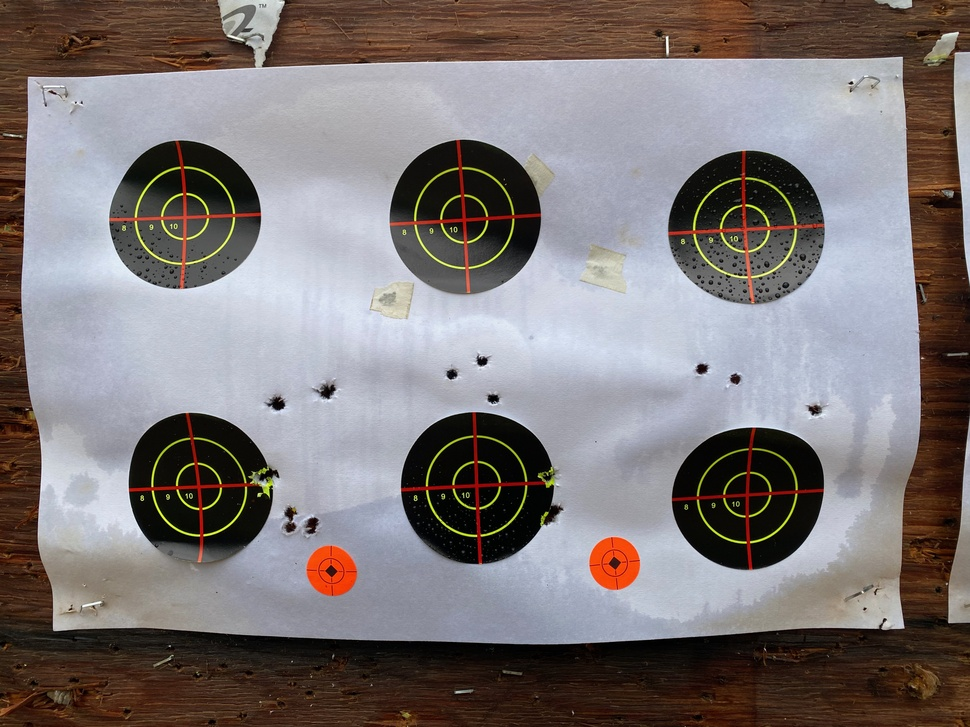
#> input picture raw_data/IMG_0042.jpeg, 970 x 727 px, shrunk from 4032 x 3024 before the run
$ python hough.py
#> lines starting #> are read from the running program, lines starting #| are printed output that depends on the picture
import numpy as np
import cv2 as cv
img = cv.imread('raw_data/IMG_0042.jpeg', cv.IMREAD_GRAYSCALE)
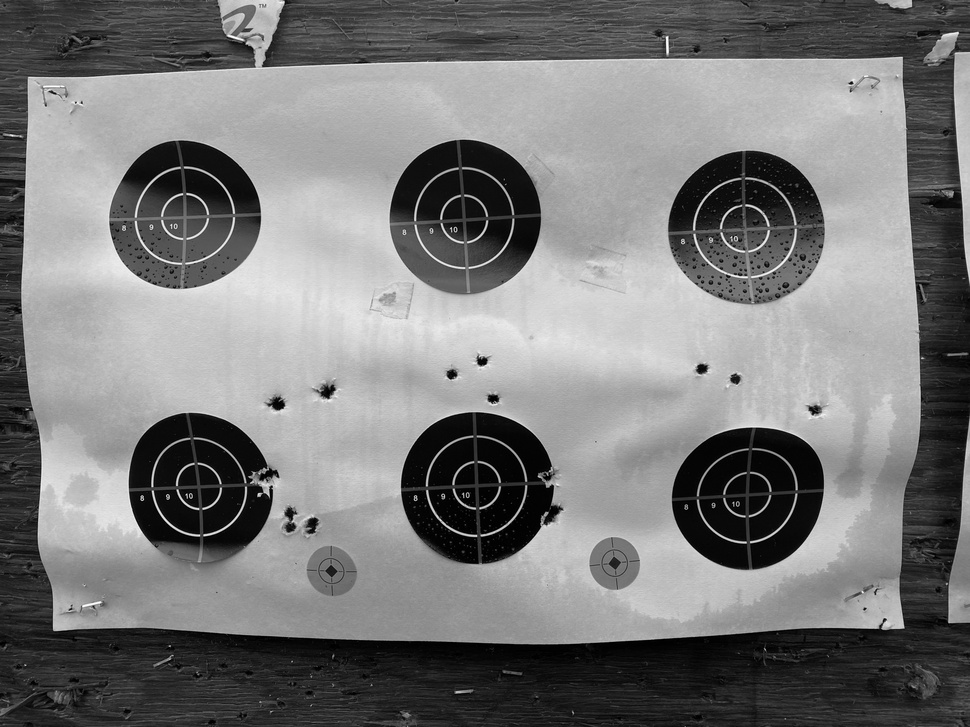
#> img: shape (727, 970); min 0, max 255, mean 122
assert img is not None, "file could not be read, check with os.path.exists()"
img = cv.medianBlur(img,5)
cimg = cv.cvtColor(img,cv.COLOR_GRAY2BGR)
circles = cv.HoughCircles(img,cv.HOUGH_GRADIENT,1,10,
                            param1=45,param2=30,minRadius=30,maxRadius=60)
#> circles = 29 rows, first 8: [475.5, 485.5, 51], [464.5, 217.5, 51.3], [746.5, 228.5, 50.5], [199.5, 488.5, 44.9], [186.5, 215.5, 48], [745.5, 492.5, 48], [751.5, 503.5, 53.7], [209.5, 483.5, 56.1]
circles = np.uint16(np.around(circles))
#> circles = 29 rows, first 8: [476, 486, 51], [464, 218, 51], [746, 228, 50], [200, 488, 45], [186, 216, 48], [746, 492, 48], [752, 504, 54], [210, 484, 56]
for i in circles[0,:]:
    # draw the outer circle
    cv.circle(cimg,(i[0],i[1]),i[2],(0,255,0),2)
    # draw the center of the circle
    cv.circle(cimg,(i[0],i[1]),2,(0,0,255),3)
#> this loop made 29 passes
#> i on passes 1 to 12: [476, 486, 51], [464, 218, 51], [746, 228, 50], [200, 488, 45], [186, 216, 48], [746, 492, 48], [752, 504, 54], [210, 484, 56], [194, 480, 43], [188, 496, 57], [180, 206, 56], [182, 224, 56]
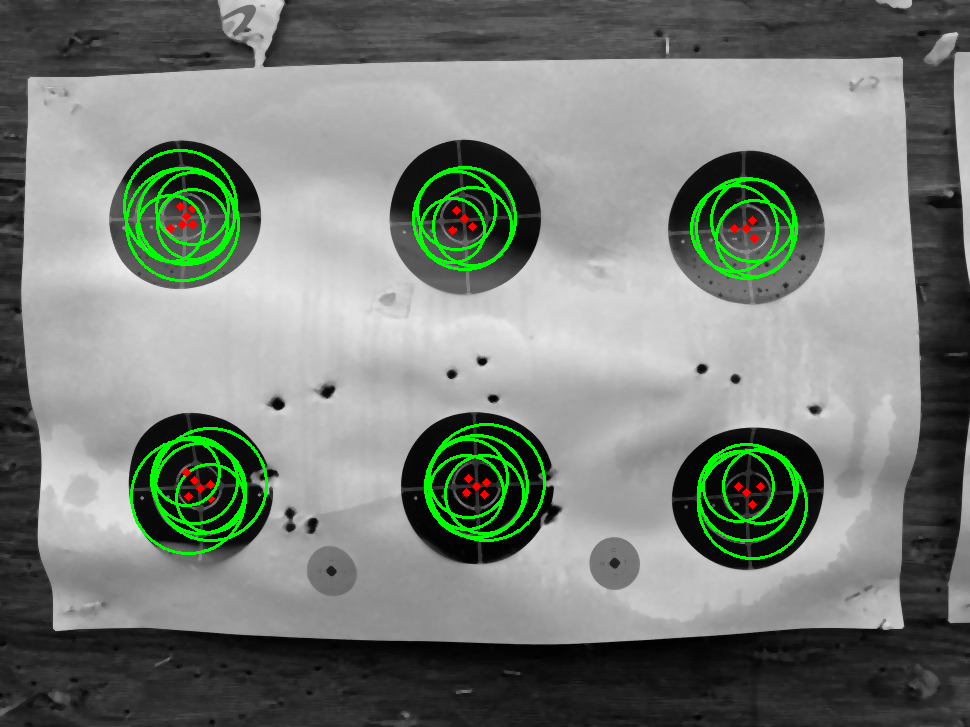
#> cimg: shape (727, 970, 3); mean B, G, R 119.8, 127.2, 120.2
cv.imshow('detected circles',cimg)
cv.waitKey(0)
cv.destroyAllWindows()

$ run again, with raw_data/IMG_0032.jpeg copied over raw_data/IMG_0042.jpeg
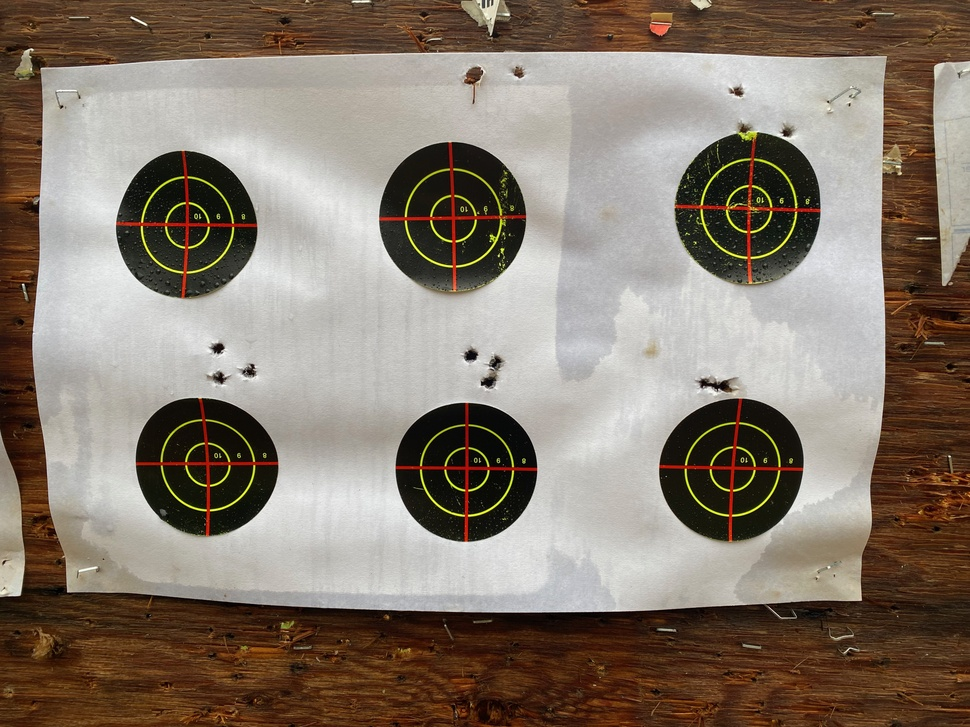
#> input picture raw_data/IMG_0032.jpeg, 970 x 727 px, shrunk from 4032 x 3024 before the run
#> `img = cv.imread('raw_data/IMG_0042.jpeg', cv.IMREAD_GRAYSCALE)`:
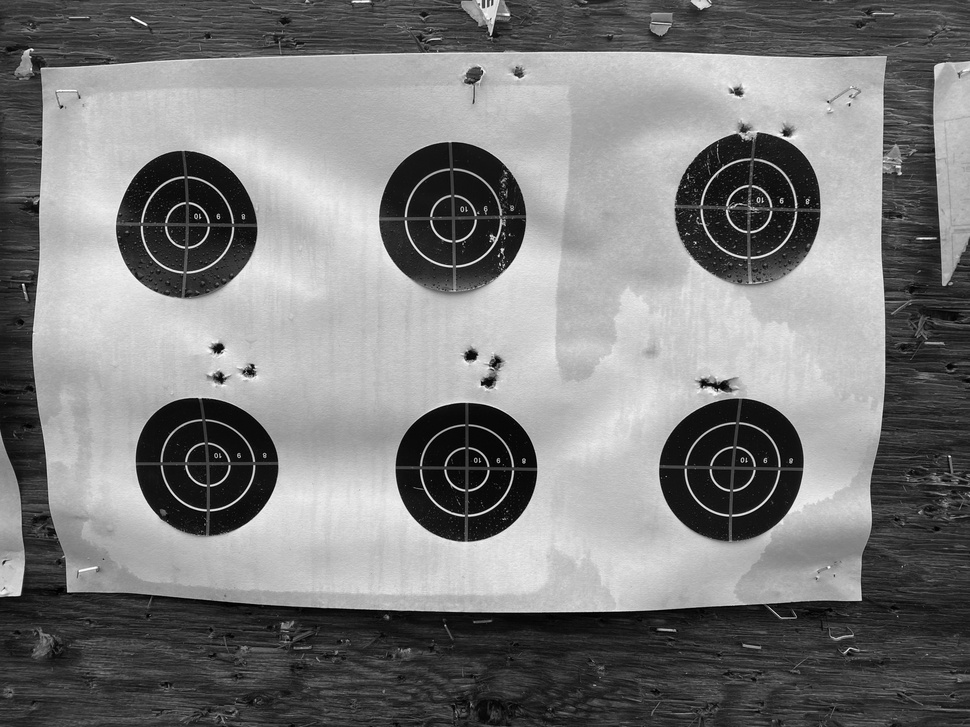
#> img: shape (727, 970); min 0, max 255, mean 124.5
#> `circles = cv.HoughCircles(img,cv.HOUGH_GRADIENT,1,10, param1=45,param2..`: circles = 34 rows, first 8: [466.5, 471.5, 45.7], [748.5, 208.5, 49.3], [453.5, 218.5, 49.2], [185.5, 225.5, 45.7], [207.5, 463.5, 44.7], [733.5, 468.5, 46.6], [453.5, 464.5, 58.3], [756.5, 215.5, 59.4]
#> `circles = np.uint16(np.around(circles))`: circles = 34 rows, first 8: [466, 472, 46], [748, 208, 49], [454, 218, 49], [186, 226, 46], [208, 464, 45], [734, 468, 47], [454, 464, 58], [756, 216, 59]
#> the loop `for i in circles[0,:]:` made 34 passes
#> after the loop `for i in circles[0,:]:`:
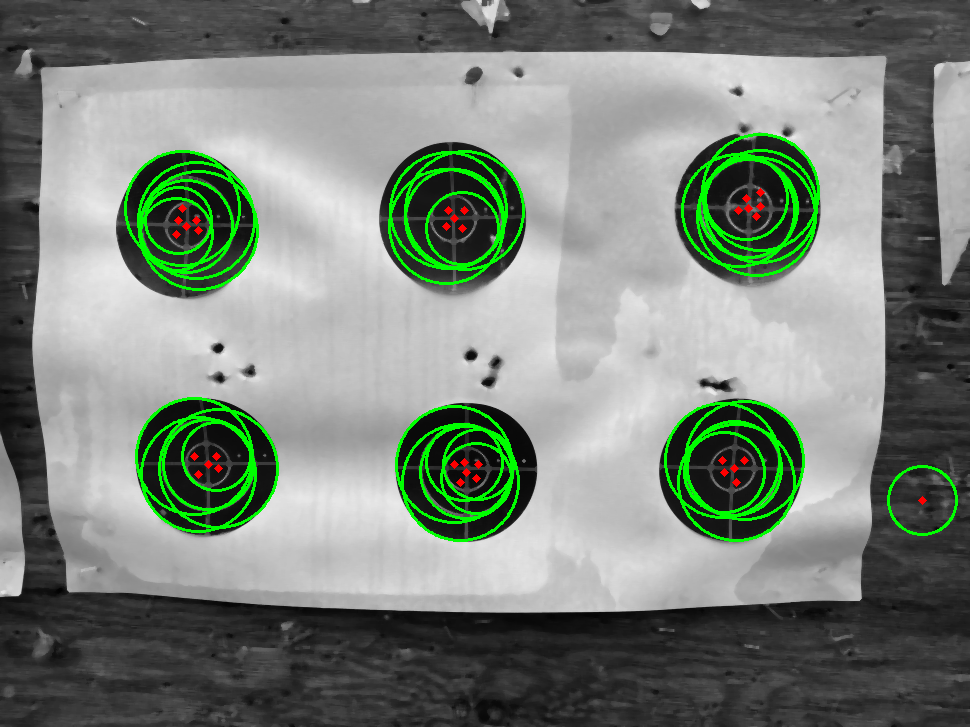
#> cimg: shape (727, 970, 3); mean B, G, R 121.6, 131.3, 122.1

$ run again, with raw_data/IMG_0043.jpeg copied over raw_data/IMG_0042.jpeg
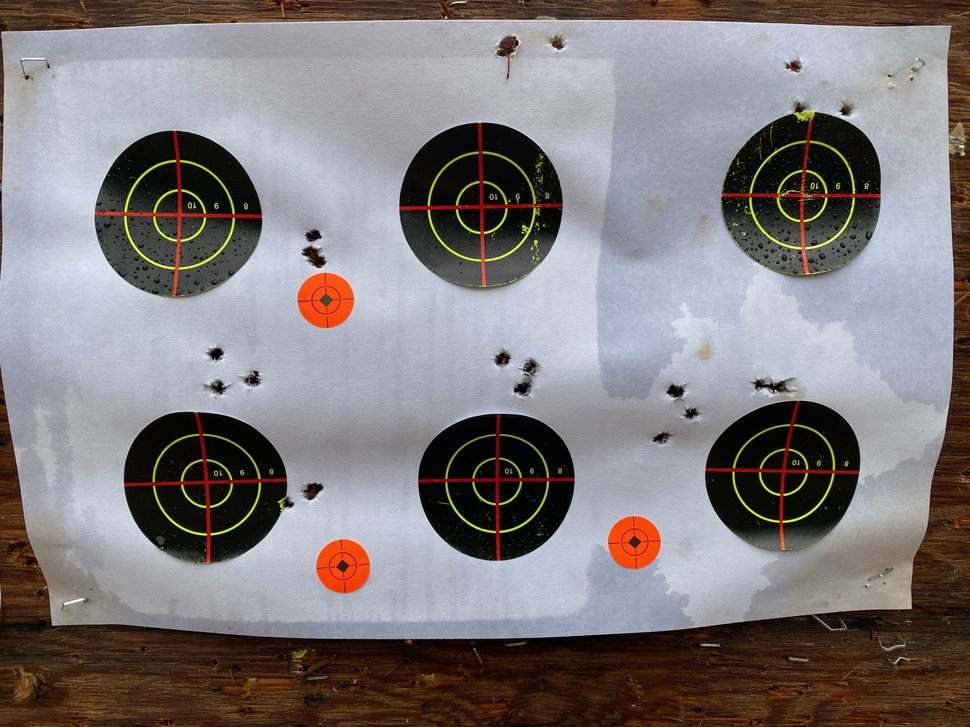
#> input picture raw_data/IMG_0043.jpeg, 970 x 727 px, shrunk from 4032 x 3024 before the run
#> `img = cv.imread('raw_data/IMG_0042.jpeg', cv.IMREAD_GRAYSCALE)`:
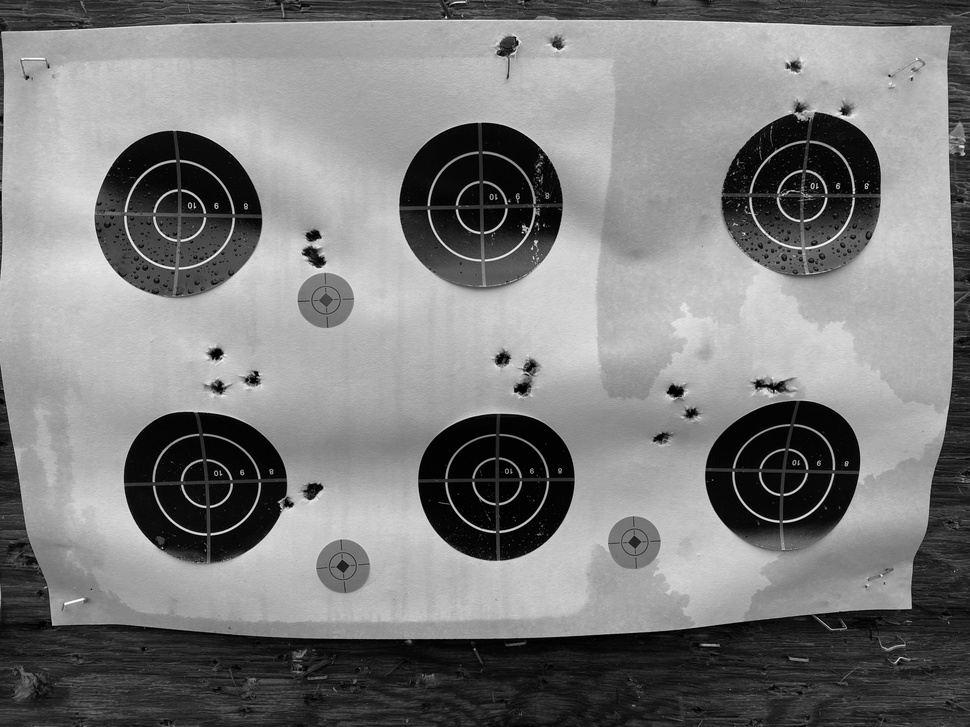
#> img: shape (727, 970); min 0, max 255, mean 124.7
#> `circles = cv.HoughCircles(img,cv.HOUGH_GRADIENT,1,10, param1=45,param2..`: circles = 27 rows, first 8: [177.5, 214.5, 55], [480.5, 207.5, 53.9], [206.5, 480.5, 51.6], [497.5, 482.5, 49.9], [802.5, 195.5, 53.9], [781.5, 472.5, 47.3], [203.5, 491.5, 56.1], [775.5, 464.5, 59.4]
#> `circles = np.uint16(np.around(circles))`: circles = 27 rows, first 8: [178, 214, 55], [480, 208, 54], [206, 480, 52], [498, 482, 50], [802, 196, 54], [782, 472, 47], [204, 492, 56], [776, 464, 59]
#> the loop `for i in circles[0,:]:` made 27 passes
#> after the loop `for i in circles[0,:]:`:
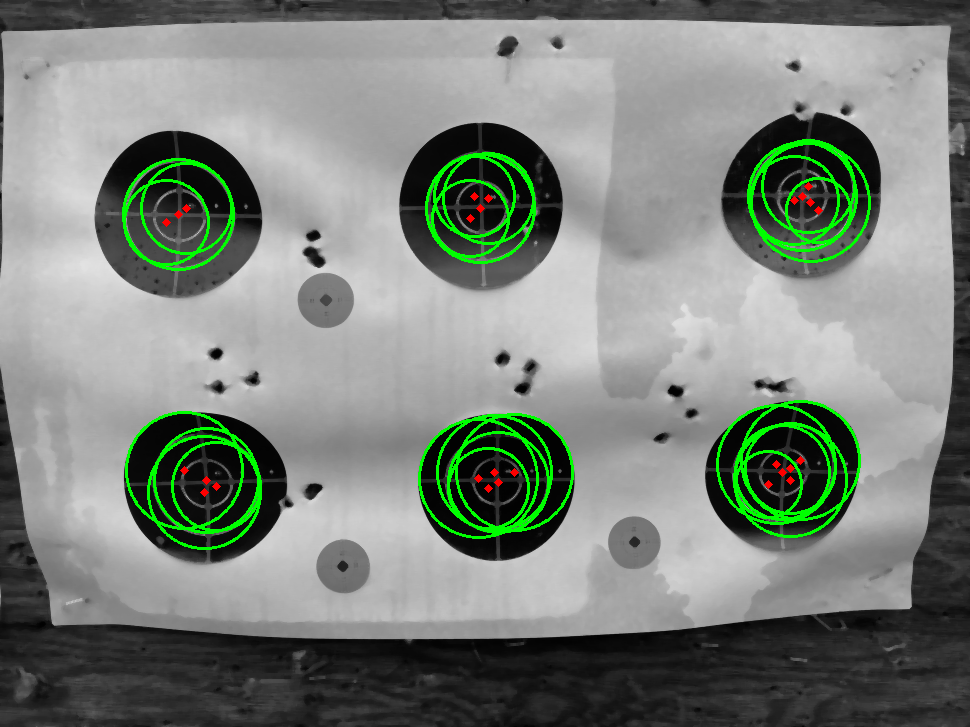
#> cimg: shape (727, 970, 3); mean B, G, R 122.7, 130.5, 123.1

$ run again, with raw_data/IMG_0044.jpeg copied over raw_data/IMG_0042.jpeg
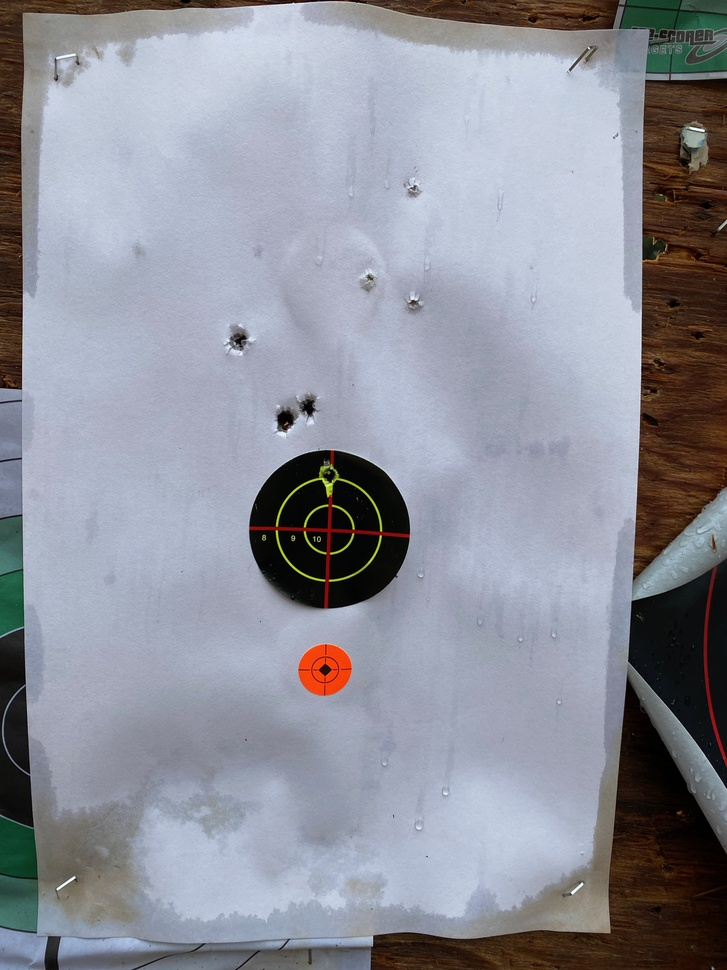
#> input picture raw_data/IMG_0044.jpeg, 727 x 970 px, shrunk from 3024 x 4032 before the run
#> `img = cv.imread('raw_data/IMG_0042.jpeg', cv.IMREAD_GRAYSCALE)`:
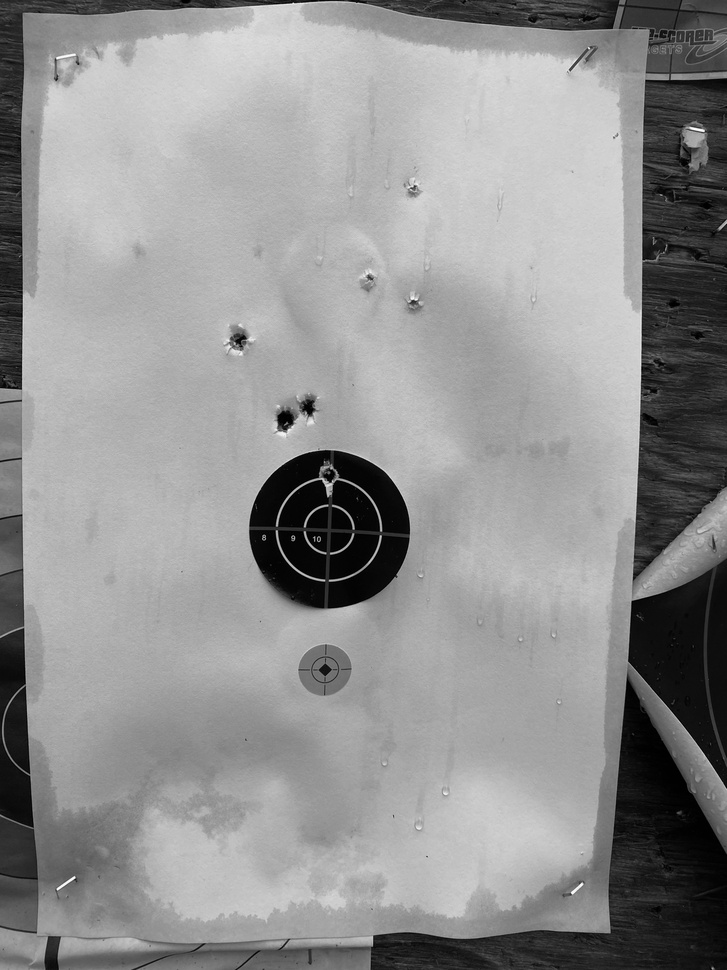
#> img: shape (970, 727); min 0, max 255, mean 144.9
#> `circles = cv.HoughCircles(img,cv.HOUGH_GRADIENT,1,10, param1=45,param2..`: circles = [[327.5, 530.5, 51.5], [322.5, 521.5, 43.8], [334.5, 520.5, 42.7], [677.5, 447.5, 33.8]]
#> `circles = np.uint16(np.around(circles))`: circles = [[328, 530, 52], [322, 522, 44], [334, 520, 43], [678, 448, 34]]
#> the loop `for i in circles[0,:]:` made 4 passes
#> after the loop `for i in circles[0,:]:`:
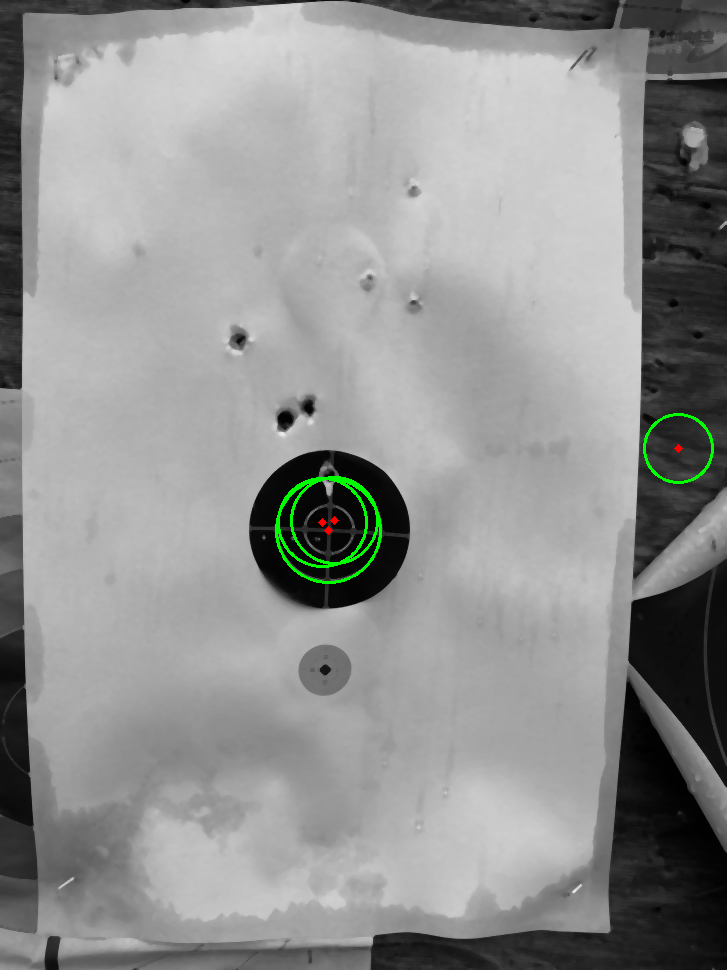
#> cimg: shape (970, 727, 3); mean B, G, R 144.6, 145.7, 144.7
